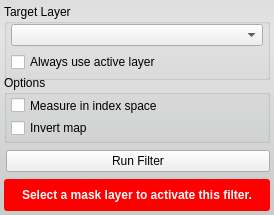
<?xml version="1.0" encoding="UTF-8"?>
<ui version="4.0">
 <class>DistanceFilterInterface</class>
 <widget class="QWidget" name="DistanceFilterInterface">
  <property name="geometry">
   <rect>
    <x>0</x>
    <y>0</y>
    <width>274</width>
    <height>215</height>
   </rect>
  </property>
  <property name="sizePolicy">
   <sizepolicy hsizetype="Expanding" vsizetype="Preferred">
    <horstretch>0</horstretch>
    <verstretch>0</verstretch>
   </sizepolicy>
  </property>
  <property name="minimumSize">
   <size>
    <width>213</width>
    <height>65</height>
   </size>
  </property>
  <property name="maximumSize">
   <size>
    <width>16777215</width>
    <height>16777215</height>
   </size>
  </property>
  <property name="windowTitle">
   <string>Form</string>
  </property>
  <property name="styleSheet">
   <string notr="true">QWidget#DistanceFilterInterface{
	border-radius: 3px;
	background-color: qlineargradient(spread:pad, x1:0.5, y1:0, x2:0.5, y2:0.960227, stop:0 rgba(221, 221, 221, 255), stop:0.155779 rgba(228, 228, 228, 255), stop:1 rgba(202, 204, 204, 255));      
}</string>
  </property>
  <layout class="QVBoxLayout" name="verticalLayout">
   <property name="spacing">
    <number>2</number>
   </property>
   <property name="margin">
    <number>4</number>
   </property>
   <item>
    <widget class="QGroupBox" name="target_groupbox_">
     <property name="minimumSize">
      <size>
       <width>0</width>
       <height>76</height>
      </size>
     </property>
     <property name="maximumSize">
      <size>
       <width>16777215</width>
       <height>76</height>
      </size>
     </property>
     <property name="title">
      <string>Target Layer</string>
     </property>
     <layout class="QVBoxLayout" name="verticalLayout_4">
      <property name="spacing">
       <number>6</number>
      </property>
      <property name="leftMargin">
       <number>4</number>
      </property>
      <property name="topMargin">
       <number>0</number>
      </property>
      <property name="rightMargin">
       <number>4</number>
      </property>
      <property name="bottomMargin">
       <number>4</number>
      </property>
      <item>
       <widget class="QtUtils::QtDropableComboBox" name="target_layer_">
        <property name="sizePolicy">
         <sizepolicy hsizetype="Ignored" vsizetype="Fixed">
          <horstretch>0</horstretch>
          <verstretch>0</verstretch>
         </sizepolicy>
        </property>
       </widget>
      </item>
      <item>
       <widget class="QWidget" name="widget" native="true">
        <property name="minimumSize">
         <size>
          <width>0</width>
          <height>20</height>
         </size>
        </property>
        <layout class="QHBoxLayout" name="horizontalLayout_2">
         <property name="spacing">
          <number>0</number>
         </property>
         <property name="margin">
          <number>0</number>
         </property>
         <item>
          <widget class="QCheckBox" name="use_active_layer_">
           <property name="text">
            <string>Always use active layer</string>
           </property>
          </widget>
         </item>
        </layout>
       </widget>
      </item>
     </layout>
    </widget>
   </item>
   <item>
    <widget class="QGroupBox" name="groupBox">
     <property name="title">
      <string>Options</string>
     </property>
     <layout class="QVBoxLayout" name="verticalLayout_2">
      <property name="leftMargin">
       <number>4</number>
      </property>
      <property name="topMargin">
       <number>2</number>
      </property>
      <property name="rightMargin">
       <number>4</number>
      </property>
      <property name="bottomMargin">
       <number>4</number>
      </property>
      <item>
       <widget class="QCheckBox" name="index_space_">
        <property name="text">
         <string>Measure in index space</string>
        </property>
       </widget>
      </item>
      <item>
       <widget class="QCheckBox" name="inside_positive_">
        <property name="text">
         <string>Invert map</string>
        </property>
       </widget>
      </item>
     </layout>
    </widget>
   </item>
   <item>
    <widget class="QWidget" name="replaceRunWidget" native="true">
     <property name="minimumSize">
      <size>
       <width>0</width>
       <height>32</height>
      </size>
     </property>
     <property name="maximumSize">
      <size>
       <width>16777215</width>
       <height>32</height>
      </size>
     </property>
     <layout class="QHBoxLayout" name="horizontalLayout" stretch="1">
      <property name="spacing">
       <number>0</number>
      </property>
      <property name="leftMargin">
       <number>2</number>
      </property>
      <property name="topMargin">
       <number>0</number>
      </property>
      <property name="rightMargin">
       <number>0</number>
      </property>
      <property name="bottomMargin">
       <number>0</number>
      </property>
      <item>
       <widget class="QPushButton" name="runFilterButton">
        <property name="text">
         <string>Run Filter</string>
        </property>
       </widget>
      </item>
     </layout>
    </widget>
   </item>
   <item>
    <widget class="QWidget" name="message_alert_" native="true">
     <property name="minimumSize">
      <size>
       <width>0</width>
       <height>32</height>
      </size>
     </property>
     <property name="styleSheet">
      <string notr="true">QLabel#message_{
	color: white;
	font: bold;
}

QWidget#message_alert_{
	border-radius: 3px;
	background-color: red;
}</string>
     </property>
     <layout class="QHBoxLayout" name="horizontalLayout_5">
      <property name="spacing">
       <number>0</number>
      </property>
      <property name="margin">
       <number>4</number>
      </property>
      <item>
       <widget class="QLabel" name="message_">
        <property name="text">
         <string>Select a mask layer to activate this filter.</string>
        </property>
        <property name="alignment">
         <set>Qt::AlignCenter</set>
        </property>
        <property name="wordWrap">
         <bool>true</bool>
        </property>
       </widget>
      </item>
     </layout>
    </widget>
   </item>
  </layout>
 </widget>
 <customwidgets>
  <customwidget>
   <class>QtUtils::QtDropableComboBox</class>
   <extends>QComboBox</extends>
   <header location="global">QtUtils/Widgets/QtDropableComboBox.h</header>
  </customwidget>
 </customwidgets>
 <resources/>
 <connections/>
</ui>
